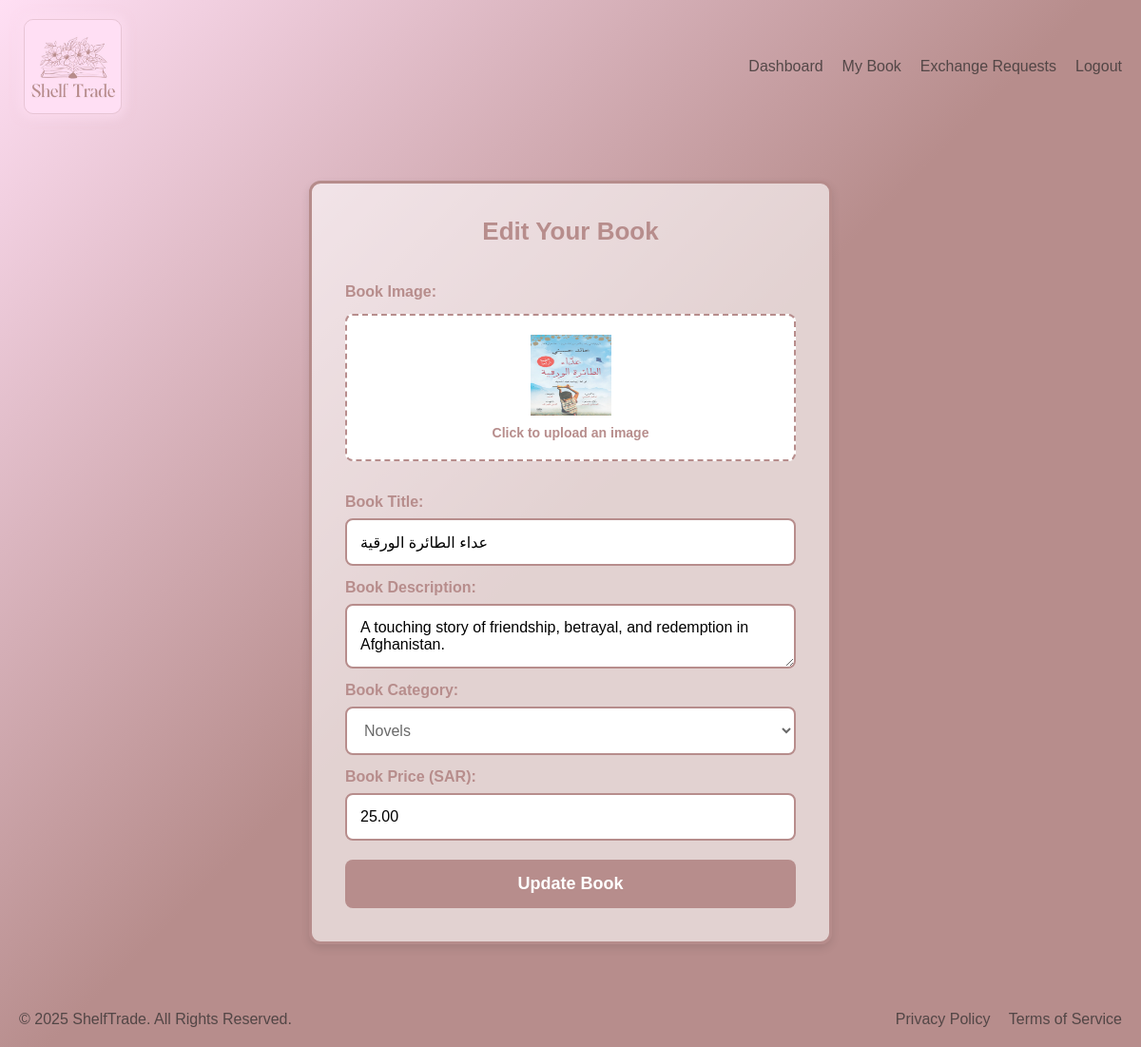
The app's page /AddMyBook.php?id=1 (signed in) with its own data.
### tables this page shows
CREATE TABLE `book` (
  `bookId` int(11) NOT NULL,
  `image` text,
  `title` text,
  `description` text,
  `price` decimal(10,2) DEFAULT NULL,
  `category` enum('Literature','History','Novels','Philosophy') DEFAULT NULL,
  `bookStatus` enum('In stock','Out of stock') DEFAULT 'In stock',
  `userId` int(11) DEFAULT NULL,
  `cartId` int(11) DEFAULT NULL
);

### AddMyBook.php (the view, shortened to what this page needs)
<?php
include 'databaseConnection.php';
$userId = $_SESSION['userId'];
$editing = false;
$book = [
    'title' => '',
    'description' => '',
    'price' => '',
    'category' => '',
    'image' => ''
];
if (isset($_GET['id'])) {
    $editing = true;
    $bookId = $_GET['id'];
    $stmt = $conn->prepare("SELECT * FROM book WHERE bookId = ? AND userId = ?");
    $stmt->bind_param("ii", $bookId, $userId);
    $stmt->execute();
    $result = $stmt->get_result();
    if ($result->num_rows === 1) {
        $book = $result->fetch_assoc();
    } else {
        echo "<p>⚠️ This book could not be found or you do not have permission to edit it.</p>";
        exit();
    }
}
?>
<!DOCTYPE html>
<html lang="en">
<head>
  <link rel="stylesheet" href="Style/AddMyBook.css">
</head>
<body>
  <header>
    <div class="logo">
      <img src="imags/logo.jpg" alt="ShelfTrade Logo">
    </div>
    <nav>
      <ul>
        <li><a href="Dashboard.php">Dashboard</a></li>
        <li><a href="MyBooks.php">My Book</a></li>
        <li><a href="ExchangeRequests.php">Exchange Requests</a></li>
        <li><a href="logout.php">Logout</a></li>
      </ul>
    </nav>
  </header>
  <div class="container">
    <h2><?= $editing ? 'Edit Your Book' : 'Add a New Book' ?></h2>
    <?php
    $imagePath = (!empty($book['image']) && $editing) ? 'imags/' . $book['image'] : 'imags/upload_icon_transparent.png';
    ?>
    <form method="POST" enctype="multipart/form-data">
      <label for="bookImage">Book Image:</label>
      <label class="image-upload" for="bookImage">
        <img id="previewImage" src="<?= $imagePath ?>" alt="Upload Icon">
        <span id="imageText">Click to upload an image</span>
      </label>
      <label for="bookTitle">Book Title:</label>
      <input type="text" name="bookTitle" value="<?= htmlspecialchars($book['title']) ?>" required>
      <label for="bookDescription">Book Description:</label>
      <textarea name="bookDescription" required><?= htmlspecialchars($book['description']) ?></textarea>
      <label for="bookCategory">Book Category:</label>
      <select name="bookCategory" required>
        <?php
          $categories = ['Literature', 'History', 'Novels', 'Philosophy'];
          foreach ($categories as $cat) {
              $selected = $book['category'] == $cat ? 'selected' : '';
              echo "<option value='$cat' $selected>$cat</option>";
          }
        ?>
      </select>
      <label for="bookPrice">Book Price (SAR):</label>
      <input type="number" name="bookPrice" value="<?= htmlspecialchars($book['price']) ?>" required>
      <button type="submit" class="btn"><?= $editing ? 'Update Book' : 'Add Book' ?></button>
    </form>
  </div>
  <footer>
    <div class="footer-content">
        <p style="color:rgba(71, 62, 62, 0.9)">&copy; 2025 ShelfTrade. All Rights Reserved.</p>
        <div class="footer-links">
            <a href="#">Privacy Policy</a>
            <a href="#">Terms of Service</a>
        </div>
    </div>
  </footer>
</body>
</html>

### Style/AddMyBook.css (style rules this page uses)
* { margin: 0; padding: 0; box-sizing: border-box; }
body { font-family: Arial, sans-serif; background: linear-gradient(135deg, #ffdff4 0%, #b78d8c 50%); color: #333; text-align: center; }
.container { max-width: 550px; margin: 50px auto; padding: 35px; border-radius: 12px; border: 3px solid rgb(182, 140, 139); background:rgba(255, 255, 255, 0.605); box-shadow: 0px 4px 10px rgba(0, 0, 0, 0.1); text-align: center; }
h2 { margin-bottom: 25px; color: #b78d8c; font-size: 26px; font-weight: bold; }
form { display: flex; flex-direction: column; }
label { margin-top: 14px; text-align: left; font-weight: bold; color: #b78d8c; font-size: 16px; }
input, textarea { padding: 14px; margin-top: 8px; border-radius: 8px; border: 2px solid #b78d8c; width: 100%; box-sizing: border-box; font-size: 16px; font-family: 'Arial', sans-serif; }
.image-upload { display: flex; justify-content: center; align-items: center; flex-direction: column; border: 2px dashed #b78d8c; padding: 20px; border-radius: 8px; cursor: pointer; transition: 0.3s; background-color: #fff; margin-bottom: 20px; }
.image-upload img { width: 85px; height: 85px; opacity: 0.7; }
.image-upload span { margin-top: 10px; font-size: 14px; color: #b78d8c; font-weight: bold; }
.btn { background-color: #b78d8c; color: #ffffff; padding: 15px; border: none; border-radius: 8px; cursor: pointer; width: 100%; font-size: 18px; transition: 0.3s; font-weight: bold; margin-top: 20px; transition: background 0.3s, transform 0.3s; }
select { padding: 14px; margin-top: 8px; border-radius: 8px; border: 2px solid #b78d8c; width: 100%; font-size: 16px; font-family: 'Arial', sans-serif; background-color: #fff; color: #646464f7; transition: 0.3s; }
header { display: flex; justify-content: space-between; align-items: center; padding: 15px 20px; position: relative; z-index: 1000; transition: background 0.3s; }
.logo { display: flex; align-items: center; gap: 10px; padding: 5px; }
.logo img { height: 100px; border: 1px solid #e8c5d5; border-radius: 10px; box-shadow: 0 0 10px 5px rgba(255, 223, 244, 0.5); }
nav ul { list-style: none; display: flex; gap: 20px; }
nav ul li a { color: rgba(71, 62, 62, 0.9); text-decoration: none; font-size: 16px; transition: color 0.3s; }
footer { padding: 20px; position: fixed; bottom: 0; width: 100%; transition: background 0.3s; color: #ffdff4; color: rgba(71, 62, 62, 0.9); text-align: center; position: relative; bottom: 0; }
.footer-content { display: flex; justify-content: space-between; align-items: center; max-width: 1200px; margin: 0 auto; flex-wrap: wrap; }
.footer-links a { color: rgba(71, 62, 62, 0.9); text-decoration: none; margin-left: 15px; transition: color 0.3s; }

### records on screen
book: image (picture), bookTitle "عداء الطائرة الورقية", bookDescription "A touching story of friendship, betrayal, and redemption in Afghanistan.", bookPrice "25.00"

### other values on screen
form field bookCategory "Novels"
